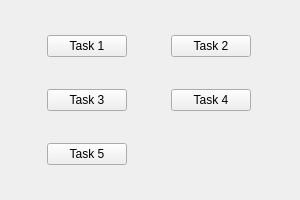
<?xml version="1.0" encoding="UTF-8"?>
<ui version="4.0">
 <class>menu</class>
 <widget class="QMainWindow" name="menu">
  <property name="geometry">
   <rect>
    <x>0</x>
    <y>0</y>
    <width>300</width>
    <height>200</height>
   </rect>
  </property>
  <property name="sizePolicy">
   <sizepolicy hsizetype="Fixed" vsizetype="Fixed">
    <horstretch>0</horstretch>
    <verstretch>0</verstretch>
   </sizepolicy>
  </property>
  <property name="minimumSize">
   <size>
    <width>300</width>
    <height>200</height>
   </size>
  </property>
  <property name="maximumSize">
   <size>
    <width>300</width>
    <height>200</height>
   </size>
  </property>
  <property name="windowTitle">
   <string>Menu</string>
  </property>
  <widget class="QWidget" name="centralwidget">
   <layout class="QGridLayout" name="gridLayout_2">
    <item row="0" column="0">
     <widget class="QPushButton" name="btn_task1">
      <property name="sizePolicy">
       <sizepolicy hsizetype="Fixed" vsizetype="Fixed">
        <horstretch>0</horstretch>
        <verstretch>0</verstretch>
       </sizepolicy>
      </property>
      <property name="text">
       <string>Task 1</string>
      </property>
     </widget>
    </item>
    <item row="0" column="1">
     <widget class="QPushButton" name="btn_task2">
      <property name="sizePolicy">
       <sizepolicy hsizetype="Fixed" vsizetype="Fixed">
        <horstretch>0</horstretch>
        <verstretch>0</verstretch>
       </sizepolicy>
      </property>
      <property name="text">
       <string>Task 2</string>
      </property>
     </widget>
    </item>
    <item row="1" column="0">
     <widget class="QPushButton" name="btn_task3">
      <property name="sizePolicy">
       <sizepolicy hsizetype="Fixed" vsizetype="Fixed">
        <horstretch>0</horstretch>
        <verstretch>0</verstretch>
       </sizepolicy>
      </property>
      <property name="text">
       <string>Task 3</string>
      </property>
     </widget>
    </item>
    <item row="1" column="1">
     <widget class="QPushButton" name="btn_task4">
      <property name="sizePolicy">
       <sizepolicy hsizetype="Fixed" vsizetype="Fixed">
        <horstretch>0</horstretch>
        <verstretch>0</verstretch>
       </sizepolicy>
      </property>
      <property name="text">
       <string>Task 4</string>
      </property>
     </widget>
    </item>
    <item row="2" column="0">
     <widget class="QPushButton" name="btn_task5">
      <property name="sizePolicy">
       <sizepolicy hsizetype="Fixed" vsizetype="Fixed">
        <horstretch>0</horstretch>
        <verstretch>0</verstretch>
       </sizepolicy>
      </property>
      <property name="text">
       <string>Task 5</string>
      </property>
     </widget>
    </item>
   </layout>
  </widget>
 </widget>
 <resources/>
 <connections/>
</ui>
